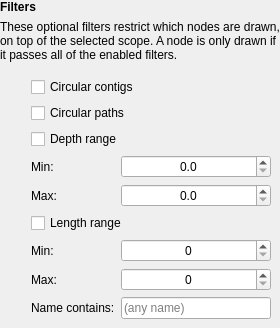
         <widget class="QWidget" name="graphFiltersWidget" native="true">
          <layout class="QVBoxLayout" name="graphFiltersVBoxLayout">
           <property name="leftMargin">
            <number>0</number>
           </property>
           <property name="topMargin">
            <number>0</number>
           </property>
           <property name="rightMargin">
            <number>0</number>
           </property>
           <property name="bottomMargin">
            <number>0</number>
           </property>
           <item>
            <widget class="QLabel" name="graphFiltersHeadingLabel">
             <property name="font">
              <font>
               <bold>true</bold>
              </font>
             </property>
             <property name="text">
              <string>Filters</string>
             </property>
            </widget>
           </item>
           <item>
            <widget class="QLabel" name="graphFiltersDescriptionLabel">
             <property name="text">
              <string>These optional filters restrict which nodes are drawn, on top of the selected scope. A node is only drawn if it passes all of the enabled filters.</string>
             </property>
             <property name="wordWrap">
              <bool>true</bool>
             </property>
            </widget>
           </item>
           <item>
            <widget class="QWidget" name="graphFiltersInnerWidget" native="true">
             <layout class="QGridLayout" name="graphFiltersGridLayout">
              <item row="0" column="0">
               <widget class="InfoTextWidget" name="filterCircularContigsInfoText" native="true">
                <property name="sizePolicy">
                 <sizepolicy hsizetype="Fixed" vsizetype="Fixed">
                  <horstretch>0</horstretch>
                  <verstretch>0</verstretch>
                 </sizepolicy>
                </property>
                <property name="minimumSize">
                 <size>
                  <width>16</width>
                  <height>16</height>
                 </size>
                </property>
                <property name="toolTip">
                 <string>&lt;html&gt;&lt;head/&gt;&lt;body&gt;&lt;p&gt;When checked, only structurally circular contigs will be drawn: nodes with a self-loop edge or nodes that lie on a directed cycle in the graph.&lt;/p&gt;&lt;/body&gt;&lt;/html&gt;</string>
                </property>
               </widget>
              </item>
              <item row="0" column="1" colspan="2">
               <widget class="QCheckBox" name="filterCircularContigsCheckBox">
                <property name="focusPolicy">
                 <enum>Qt::StrongFocus</enum>
                </property>
                <property name="text">
                 <string>Circular contigs</string>
                </property>
               </widget>
              </item>
              <item row="1" column="0">
               <widget class="InfoTextWidget" name="filterCircularPathsInfoText" native="true">
                <property name="sizePolicy">
                 <sizepolicy hsizetype="Fixed" vsizetype="Fixed">
                  <horstretch>0</horstretch>
                  <verstretch>0</verstretch>
                 </sizepolicy>
                </property>
                <property name="minimumSize">
                 <size>
                  <width>16</width>
                  <height>16</height>
                 </size>
                </property>
                <property name="toolTip">
                 <string>&lt;html&gt;&lt;head/&gt;&lt;body&gt;&lt;p&gt;When checked, only nodes that are part of circular paths will be drawn. A path is circular when its last node connects back to its first node.&lt;/p&gt;&lt;/body&gt;&lt;/html&gt;</string>
                </property>
               </widget>
              </item>
              <item row="1" column="1" colspan="2">
               <widget class="QCheckBox" name="filterCircularPathsCheckBox">
                <property name="focusPolicy">
                 <enum>Qt::StrongFocus</enum>
                </property>
                <property name="text">
                 <string>Circular paths</string>
                </property>
               </widget>
              </item>
              <item row="2" column="0">
               <widget class="InfoTextWidget" name="filterDepthInfoText" native="true">
                <property name="sizePolicy">
                 <sizepolicy hsizetype="Fixed" vsizetype="Fixed">
                  <horstretch>0</horstretch>
                  <verstretch>0</verstretch>
                 </sizepolicy>
                </property>
                <property name="minimumSize">
                 <size>
                  <width>16</width>
                  <height>16</height>
                 </size>
                </property>
                <property name="toolTip">
                 <string>&lt;html&gt;&lt;head/&gt;&lt;body&gt;&lt;p&gt;When checked, only nodes with a read depth within the depth range below will be drawn.&lt;/p&gt;&lt;/body&gt;&lt;/html&gt;</string>
                </property>
               </widget>
              </item>
              <item row="2" column="1" colspan="2">
               <widget class="QCheckBox" name="filterDepthCheckBox">
                <property name="focusPolicy">
                 <enum>Qt::StrongFocus</enum>
                </property>
                <property name="text">
                 <string>Depth range</string>
                </property>
               </widget>
              </item>
              <item row="3" column="1">
               <widget class="QLabel" name="filterMinDepthLabel">
                <property name="text">
                 <string>Min:</string>
                </property>
               </widget>
              </item>
              <item row="3" column="2">
               <widget class="QDoubleSpinBox" name="filterMinDepthSpinBox">
                <property name="focusPolicy">
                 <enum>Qt::StrongFocus</enum>
                </property>
                <property name="alignment">
                 <set>Qt::AlignCenter</set>
                </property>
                <property name="decimals">
                 <number>1</number>
                </property>
                <property name="maximum">
                 <double>1000000.000000000000000</double>
                </property>
               </widget>
              </item>
              <item row="4" column="1">
               <widget class="QLabel" name="filterMaxDepthLabel">
                <property name="text">
                 <string>Max:</string>
                </property>
               </widget>
              </item>
              <item row="4" column="2">
               <widget class="QDoubleSpinBox" name="filterMaxDepthSpinBox">
                <property name="focusPolicy">
                 <enum>Qt::StrongFocus</enum>
                </property>
                <property name="alignment">
                 <set>Qt::AlignCenter</set>
                </property>
                <property name="decimals">
                 <number>1</number>
                </property>
                <property name="maximum">
                 <double>1000000.000000000000000</double>
                </property>
               </widget>
              </item>
              <item row="5" column="0">
               <widget class="InfoTextWidget" name="filterLengthInfoText" native="true">
                <property name="sizePolicy">
                 <sizepolicy hsizetype="Fixed" vsizetype="Fixed">
                  <horstretch>0</horstretch>
                  <verstretch>0</verstretch>
                 </sizepolicy>
                </property>
                <property name="minimumSize">
                 <size>
                  <width>16</width>
                  <height>16</height>
                 </size>
                </property>
                <property name="toolTip">
                 <string>&lt;html&gt;&lt;head/&gt;&lt;body&gt;&lt;p&gt;When checked, only nodes with a length within the length range below will be drawn.&lt;/p&gt;&lt;/body&gt;&lt;/html&gt;</string>
                </property>
               </widget>
              </item>
              <item row="5" column="1" colspan="2">
               <widget class="QCheckBox" name="filterLengthCheckBox">
                <property name="focusPolicy">
                 <enum>Qt::StrongFocus</enum>
                </property>
                <property name="text">
                 <string>Length range</string>
                </property>
               </widget>
              </item>
              <item row="6" column="1">
               <widget class="QLabel" name="filterMinLengthLabel">
                <property name="text">
                 <string>Min:</string>
                </property>
               </widget>
              </item>
              <item row="6" column="2">
               <widget class="QSpinBox" name="filterMinLengthSpinBox">
                <property name="focusPolicy">
                 <enum>Qt::StrongFocus</enum>
                </property>
                <property name="alignment">
                 <set>Qt::AlignCenter</set>
                </property>
                <property name="maximum">
                 <number>1000000000</number>
                </property>
               </widget>
              </item>
              <item row="7" column="1">
               <widget class="QLabel" name="filterMaxLengthLabel">
                <property name="text">
                 <string>Max:</string>
                </property>
               </widget>
              </item>
              <item row="7" column="2">
               <widget class="QSpinBox" name="filterMaxLengthSpinBox">
                <property name="focusPolicy">
                 <enum>Qt::StrongFocus</enum>
                </property>
                <property name="alignment">
                 <set>Qt::AlignCenter</set>
                </property>
                <property name="maximum">
                 <number>1000000000</number>
                </property>
               </widget>
              </item>
              <item row="8" column="0">
               <widget class="InfoTextWidget" name="filterNameInfoText" native="true">
                <property name="sizePolicy">
                 <sizepolicy hsizetype="Fixed" vsizetype="Fixed">
                  <horstretch>0</horstretch>
                  <verstretch>0</verstretch>
                 </sizepolicy>
                </property>
                <property name="minimumSize">
                 <size>
                  <width>16</width>
                  <height>16</height>
                 </size>
                </property>
                <property name="toolTip">
                 <string>&lt;html&gt;&lt;head/&gt;&lt;body&gt;&lt;p&gt;When non-empty, only nodes whose name contains this text (case-insensitive) will be drawn.&lt;/p&gt;&lt;/body&gt;&lt;/html&gt;</string>
                </property>
               </widget>
              </item>
              <item row="8" column="1">
               <widget class="QLabel" name="filterNameLabel">
                <property name="text">
                 <string>Name contains:</string>
                </property>
               </widget>
              </item>
              <item row="8" column="2">
               <widget class="QLineEdit" name="filterNameLineEdit">
                <property name="placeholderText">
                 <string>(any name)</string>
                </property>
               </widget>
              </item>
             </layout>
            </widget>
           </item>
          </layout>
         </widget>
